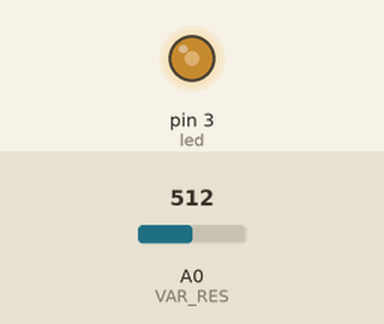
Recording of a sketch running on a simulated Arduino Uno, built with avr-gcc and run on an emulated ATmega328P. Parts: output pins drawn as LEDs (lit = HIGH). Inputs (shaded band) come from the test bench; at power-on: A0 (VAR_RES) = 512.

Above: at 1.2 s.
1.3 s: A0 (VAR_RES) set to 716
At 2.2 s:
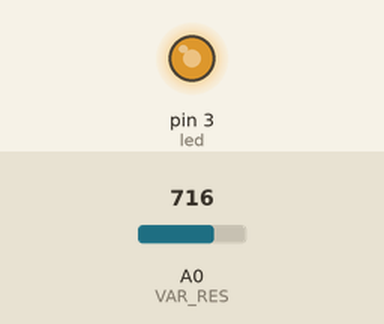
2.8 s: A0 (VAR_RES) set to 900
At 3.5 s:
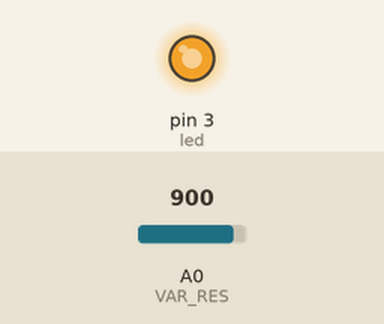
4.3 s: A0 (VAR_RES) set to 122
At 4.7 s:
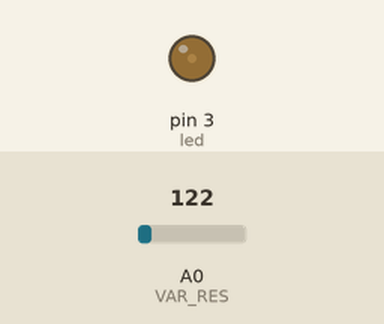
5.8 s: A0 (VAR_RES) set to 0
At 7.2 s:
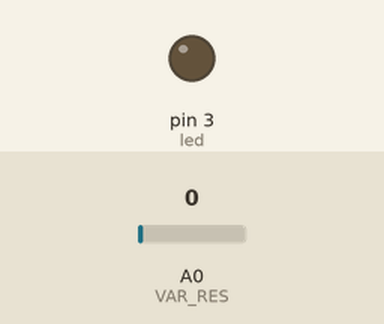
Timing chart, 0 to 8.3 s (numbered marks = the images above; inputs shaded):
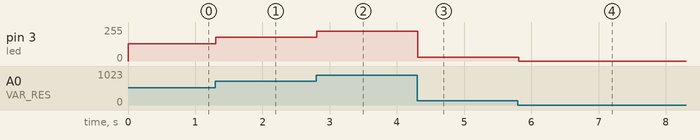

Measured:
- after the input at 1.3 s, pin 3 (led): 128/255 → 179/255 at once
- after the input at 2.8 s, pin 3 (led): 179/255 → 225/255 at once
- after the input at 4.3 s, pin 3 (led): 225/255 → 30/255 at once
- after the input at 5.8 s, pin 3 (led): 30/255 → 0/255 at once

The sketch:

t03.ino
```cpp
#define VAR_RES A0
int led = 3;

void setup(){
  Serial.begin(9600);
  pinMode(VAR_RES,INPUT);
  pinMode(led,OUTPUT);
}

void loop(){
  int val=analogRead(VAR_RES);
  int ang=val/4;
  analogWrite(led,ang);
  delay(50);
}
```
